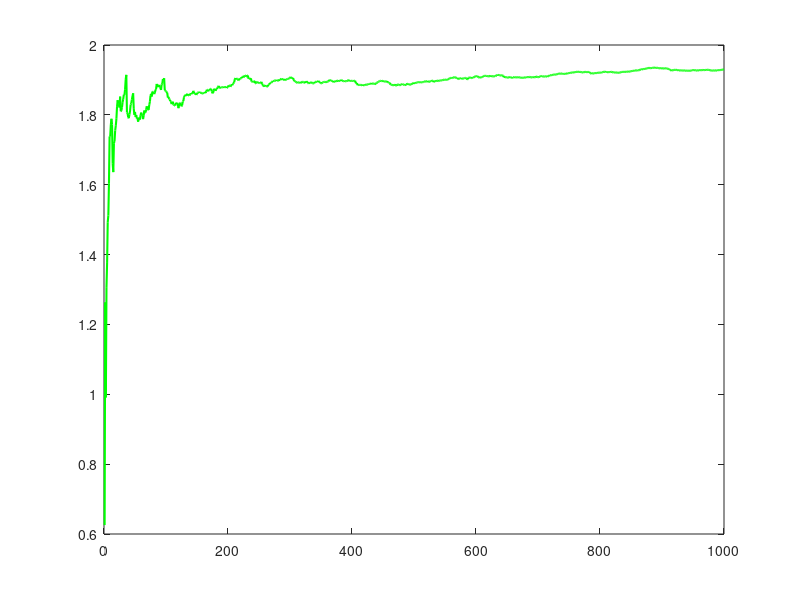

Reproduce this figure in MATLAB. (Note: this script raises an error after producing the figure.)
% =========================================================================
% Algoritmo e-greedy con inicio optimista para el K-Armed Bandit
% =========================================================================

% 1. Definición del entorno (3 Máquinas) según el problema planteado
mu = [1.0, 2.0, 1.5];       % Medias de la recompensa de A1, A2, A3
sigma = [0.5, 0.5, 1.5];    % Desviaciones estándar de A1, A2, A3
K = length(mu);             % Número total de brazos (acciones)

% 2. Parámetros del algoritmo
epsilon = 0.1;              % Probabilidad de exploración aleatoria (10%)
pasos = 1000;               % Número total de iteraciones de tiempo (t)
valor_optimista = 5.0;      % Valor inicial alto (supera a la mejor media real de 2.0)

% 3. Inicialización
% Aquí radica la clave del algoritmo: inicializar Q con el valor optimista
Q = ones(1, K) * valor_optimista; 
N = zeros(1, K);            % n_t(a): Conteo de veces que se elige cada acción
historial_recompensas = zeros(1, pasos); % Para graficar el desempeño

% 4. Bucle principal de aprendizaje
for t = 1:pasos
    
    % --- Selección de Acción (e-greedy) ---
    if rand() < epsilon
        % Exploración aleatoria
        accion = randi(K);
    else
        % Explotación: Elegir el brazo con la mayor recompensa estimada
        % Al inicio, como todas valen 5, probará diferentes brazos.
        % A medida que obtiene recompensas reales (< 5), los valores Q bajarán.
        [~, accion] = max(Q);
    end
    
    % --- Interacción con el Entorno ---
    % Generar la recompensa (R) muestreando la distribución normal del brazo
    R = mu(accion) + sigma(accion) * randn();
    
    % --- Actualización de Estimaciones ---
    N(accion) = N(accion) + 1; % Actualizar el contador de la acción
    
    % Fórmula de promedio incremental para Q_{t+1}(a)
    Q(accion) = Q(accion) + (1 / N(accion)) * (R - Q(accion));
    
    % Guardar la recompensa obtenida en este paso
    historial_recompensas(t) = R;
end

% 5. Visualización de Resultados
% Calcular la recompensa promedio acumulada hasta el paso t
recompensa_promedio_acumulada = cumsum(historial_recompensas) ./ (1:pasos);

figure;
plot(1:pasos, recompensa_promedio_acumulada, 'g', 'LineWidth', 1.5);
hold on;
yline(2.0, '--k', 'Óptimo (Q^* = 2.0)', 'LineWidth', 1.5); % Línea del valor óptimo
title('\epsilon-Greedy con Inicio Optimista');
xlabel('Pasos de Tiempo (t)');
ylabel('Recompensa Promedio Acumulada');
grid on;

% Mostrar los valores estimados finales en consola
disp('Valores Q reales (mu):');
disp(mu);
disp('Valores Q estimados por el agente:');
disp(Q);
disp('Número de veces que se jaló cada brazo:');
disp(N);
